Frame 1 (no input): blank canvas, image omitted
Frame 60 (no input): blank canvas, image omitted
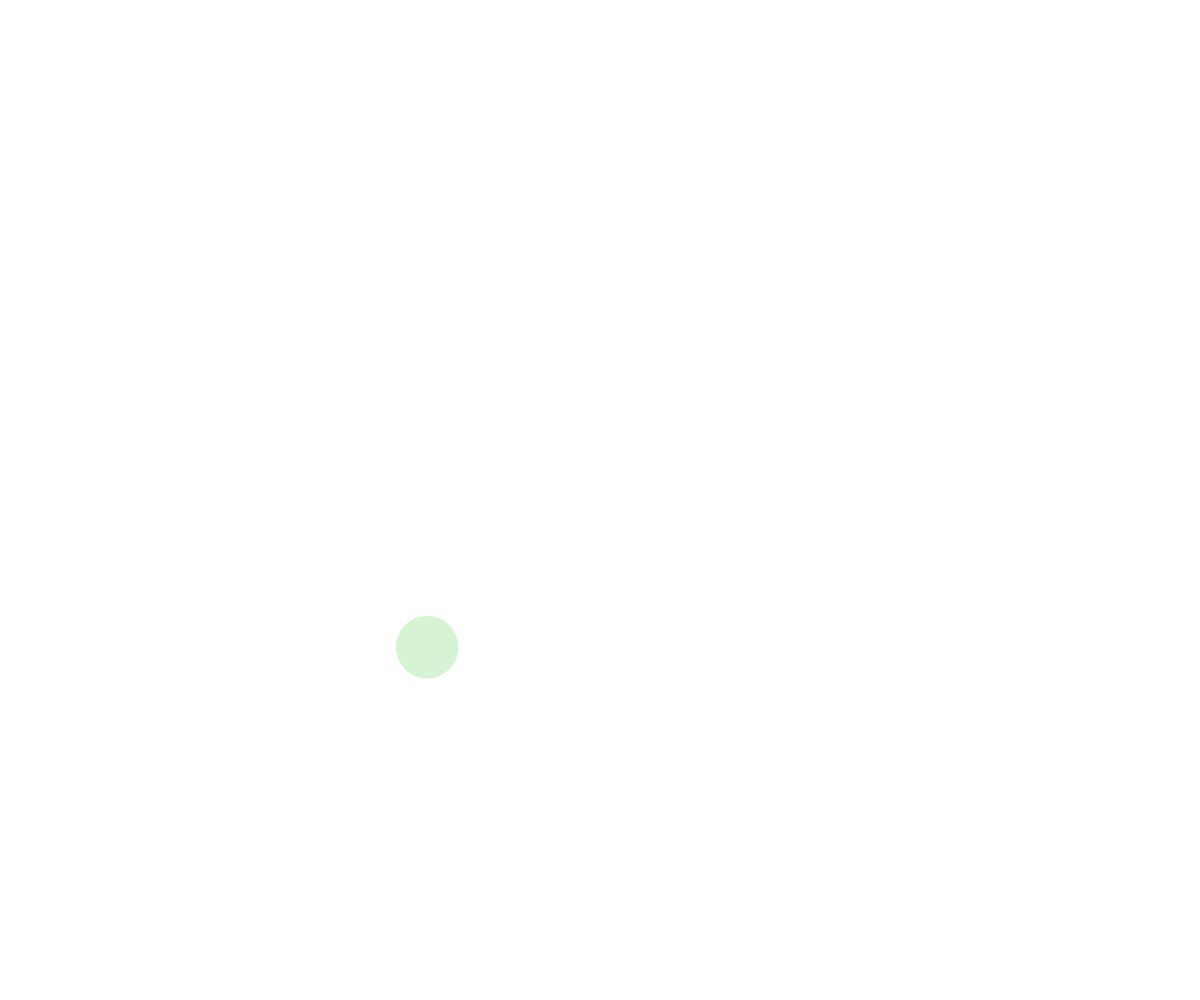
Frame 120 (the mouse pressed at the canvas centre since frame 60)

The p5.js sketch whose frames 1 and 60 were blank and that drew this single picture after the mouse press (run headless with seeded random() and noise() and a simulated clock; from frame 60 on, the mouse is pressed at the canvas centre):

// p5.js sketch
// ── sketch.js
// OOP Ball Bounce Demo

let ballArray = [];

function setup() {
  createCanvas(windowWidth, windowHeight);
}

function draw() {
  background("white");
  for (let i=0; i < ballArray.length; i++) {
    //collision check
    for (let j = 0; j < ballArray.length; j++) {
      // stop hitting yourself
      if (i !== j) {
        ballArray[i].checkIfCollidingWith(ballArray[j]);
      }
    }
    ballArray[i].display();
    ballArray[i].move();
  }
}

function mousePressed() {
  let theBall = new Ball(mouseX, mouseY, random(17, 37));
  ballArray.push(theBall);
}

class Ball {
  constructor(x, y, radius) {
    this.x = x;
    this.y = y;
    this.radius = radius;
    this.dx = random(-5, 5);
    this.dy = random(-5, 5);
    this.someColor = color(random(255), random(255), random(255), random(255));
  }

  display() {
    noStroke();
    fill(this.someColor);
    ellipse(this.x, this.y, this.radius * 2, this.radius *2);
  }

  move() {
    this.x += this.dx;
    this.y += this.dy;

    // bounce on walls
    if (this.x - this.radius < 0 || this.x + this.radius > width) {
      this.dx *= -1;
    }
    if (this.y - this.radius < 0 || this.y + this.radius > height) {
      this.dy *= -1;
    }
  }

  checkIfCollidingWith(otherBall) {
    let sumOfRadii = this.radius + otherBall.radius;
    let distanceBetweenCenters = dist(this.x, this.y, otherBall.x, otherBall.y);
    let storeX = this.dx;
    let storeY = this.dy;
    if (sumOfRadii > distanceBetweenCenters) {
      // this.someColor = "red";
      // otherBall.someColor = "red";

      this.dx = otherBall.dx;
      this.dy = otherBall.dy;
      otherBall.dx = storeX;
      otherBall.dy = storeY;

    }
  }
}
